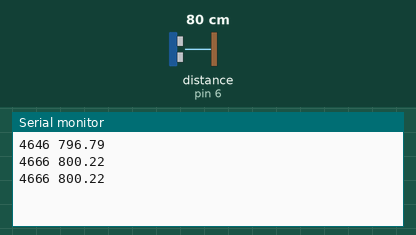
This sketch was run on a simulated Arduino Uno, built with avr-gcc and run on an emulated ATmega328P. Shown: the last lines printed to the serial monitor. Wiring (inferred from the names in the program): ultrasonic range finder: trigger pin 5; echo pin 6. The inputs (shaded band) are chosen by the test bench; at power-on: distance to the obstacle (sensor on pin 6) 80 cm. The echo pulse lasts 58.3 µs per cm.

Above: at 1.3 s.
1.4 s: distance to the obstacle (sensor on pin 6) set to 2 cm
At 1.9 s:
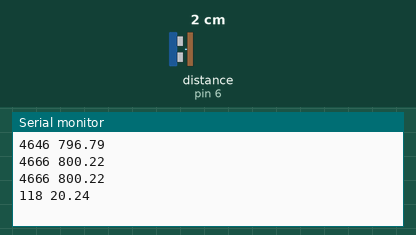
2.9 s: distance to the obstacle (sensor on pin 6) set to 4 cm
At 3.4 s:
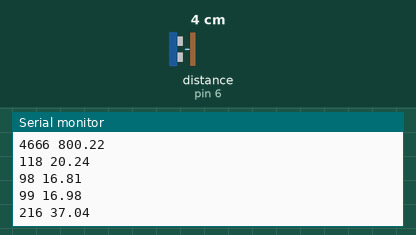
Timing chart, 0 to 5.9 s (numbered marks = the images above; inputs shaded):
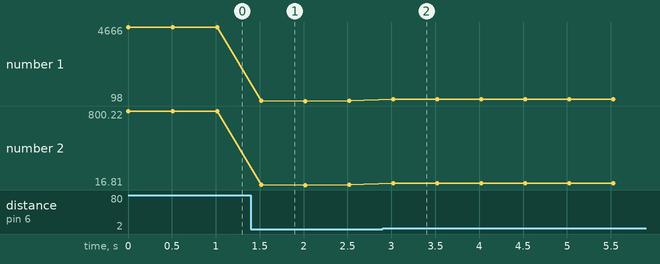

Measured:
- after the input at 1.4 s, the serial monitor: prints a new line after 0.12 s (image 1)
- after the input at 2.9 s, the serial monitor: prints a new line after 0.12 s (image 2)
- plotted number 1: 4666 → 99 after the input at 1.4 s, 99 → 215 after the input at 2.9 s
- plotted number 2: 800.22 → 16.98 after the input at 1.4 s, 16.98 → 36.87 after the input at 2.9 s

The sketch:

UltrasonicSensor.ino
```cpp
int trigPin = 5;
int echoPin = 6;
int pingTravelTime;
float distance;

void setup()
{
  pinMode(trigPin, OUTPUT);
  pinMode(echoPin, INPUT);

  Serial.begin(9600);
}

void loop()
{
  digitalWrite(trigPin, LOW);
  delayMicroseconds(10);

  digitalWrite(trigPin, HIGH);
  delayMicroseconds(10);

  digitalWrite(trigPin, LOW);

  pingTravelTime = pulseIn(echoPin, HIGH);
  distance = pingTravelTime * 343.0/2/1000;

  Serial.print(pingTravelTime);
  Serial.print(" ");
  Serial.println(distance);

  delay(500);


}
```
